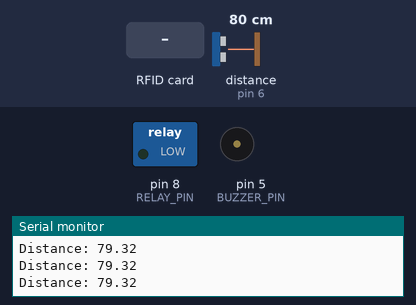
Bench run of a sketch on a simulated Arduino Uno, built with avr-gcc and run on an emulated ATmega328P. Shown: switched loads named in the sketch (green lamp = pin HIGH), buzzer (waves = sounding), the last lines printed to the serial monitor. Wiring (inferred from the names in the program): ultrasonic range finder: trigger pin 7; echo pin 6. The inputs (shaded band) are chosen by the test bench; at power-on: distance to the obstacle (sensor on pin 6) 80 cm. The echo pulse lasts 58.3 µs per cm; pins used as bus, display or sensor lines are not drawn.

Above: at 1.2 s.
1.3 s: distance to the obstacle (sensor on pin 6) set to 37 cm
4.3 s: distance to the obstacle (sensor on pin 6) set to 32 cm
At 5.5 s:
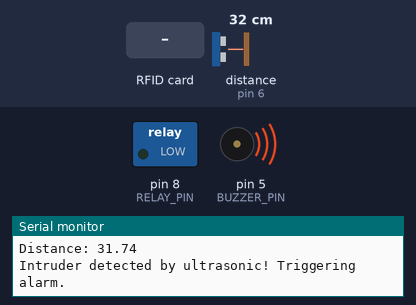
5.8 s: RFID card DE AD BE EF held to the reader
At 8.2 s:
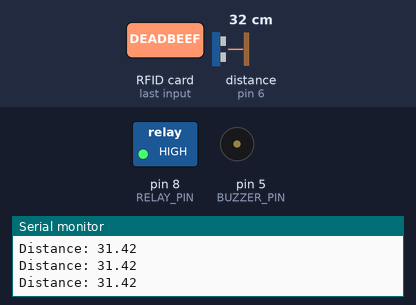
10.3 s: distance to the obstacle (sensor on pin 6) set to 60 cm
At 13.1 s:
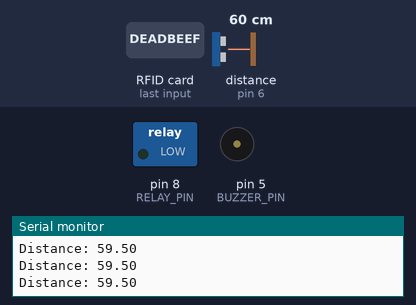
13.3 s: distance to the obstacle (sensor on pin 6) set to 2 cm
At 14.4 s:
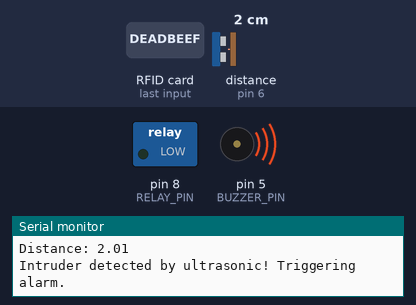
Timing chart, 0 to 15.8 s (numbered marks = the images above; inputs shaded):
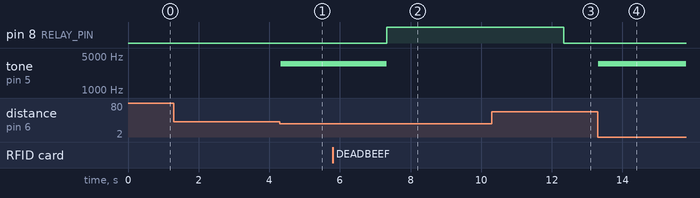

Measured:
- the behaviour switches between 36 and 35 cm on distance to the obstacle (sensor on pin 6) (found by bisection; images 0 and 1)
- after the input at 4.3 s, tone on pin 5 (BUZZER_PIN): silent → 3500 Hz at once
- after the input at 5.8 s, pin 8 (RELAY_PIN): LOW → HIGH after 1.5 s; tone on pin 5 (BUZZER_PIN): goes on until 7.3 s, then stays silent
- after the input at 10.3 s, tone on pin 5 (BUZZER_PIN): stays silent (without the input it goes to 3500 Hz after 2.1 s)
- after the input at 13.3 s, tone on pin 5 (BUZZER_PIN): silent → 3500 Hz at once

The sketch:

sonic.ino
```cpp
#include <SPI.h>
#include <MFRC522.h>

#define SS_PIN 10
#define RST_PIN 9
#define RELAY_PIN 8
#define TRIG_PIN 7
#define ECHO_PIN 6
#define BUZZER_PIN 5

MFRC522 rfid(SS_PIN, RST_PIN);
byte allowedUID[4] = {0xDE, 0xAD, 0xBE, 0xEF}; // Replace with your card UID

bool doorUnlocked = false;
unsigned long unlockTime = 0;
const int unlockDuration = 5000; // milliseconds

void setup() {
  Serial.begin(9600);
  SPI.begin();
  rfid.PCD_Init();
  pinMode(RELAY_PIN, OUTPUT);
  pinMode(TRIG_PIN, OUTPUT);
  pinMode(ECHO_PIN, INPUT);
  pinMode(BUZZER_PIN, OUTPUT);
  digitalWrite(RELAY_PIN, LOW); // Initially locked
  Serial.println("System Ready.");
}

void loop() {
  checkRFID();
  checkUltrasonic();
  autoRelock();
}

void checkRFID() {
  if (!rfid.PICC_IsNewCardPresent() || !rfid.PICC_ReadCardSerial()) return;

  Serial.print("UID Tag: ");
  for (byte i = 0; i < rfid.uid.size; i++) {
    Serial.print(rfid.uid.uidByte[i], HEX);
    Serial.print(" ");
  }
  Serial.println();

  if (checkUID(rfid.uid.uidByte)) {
    unlockDoor();
  } else {
    Serial.println("Access Denied!");
  }

  rfid.PICC_HaltA();
}

bool checkUID(byte *uid) {
  for (int i = 0; i < 4; i++) {
    if (uid[i] != allowedUID[i]) return false;
  }
  return true;
}

void unlockDoor() {
  Serial.println("Access Granted! Unlocking door...");
  digitalWrite(RELAY_PIN, HIGH);
  doorUnlocked = true;
  unlockTime = millis();
}

void autoRelock() {
  if (doorUnlocked && millis() - unlockTime >= unlockDuration) {
    digitalWrite(RELAY_PIN, LOW);
    doorUnlocked = false;
    Serial.println("Door auto-locked.");
  }
}

void checkUltrasonic() {
  long duration;
  float distance;

  digitalWrite(TRIG_PIN, LOW);
  delayMicroseconds(2);
  digitalWrite(TRIG_PIN, HIGH);
  delayMicroseconds(10);
  digitalWrite(TRIG_PIN, LOW);

  duration = pulseIn(ECHO_PIN, HIGH);
  distance = duration * 0.034 / 2; // cm

  Serial.print("Distance: ");
  Serial.println(distance);

  if (distance < 35 && !doorUnlocked) {
    Serial.println("Intruder detected by ultrasonic! Triggering alarm.");
    tone(BUZZER_PIN, 3500); // play 3kHz tone
    delay(3000);            // for 3 seconds
    noTone(BUZZER_PIN);     // stop the tone
  }
}
```
